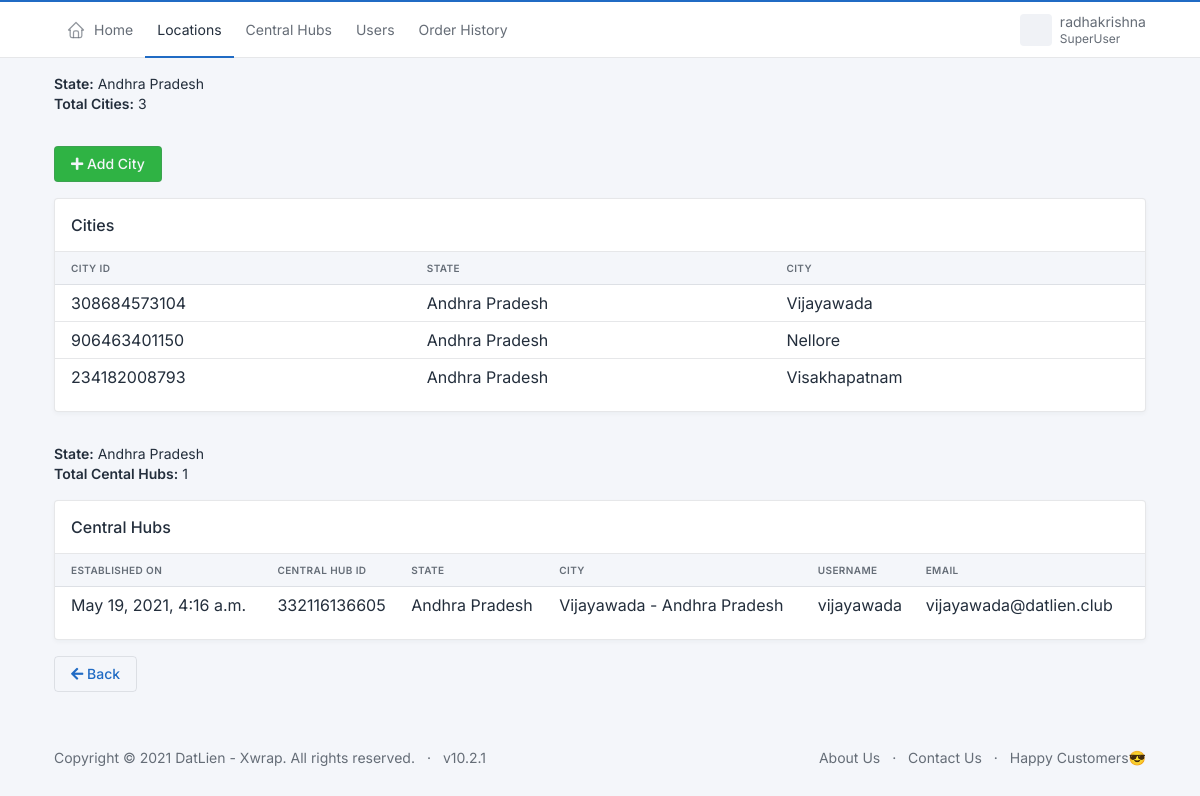
/datlien_admin/state/1 (signed in), run on the app's committed database.
### datlien/models.py (models this page shows, shortened)
class State(RandomIDModel):
    name = models.CharField(max_length=50)
    def __str__(self):
        return self.name

class City(RandomIDModel):
    state = models.ForeignKey(State,on_delete=models.CASCADE,related_name='+')
    city = models.CharField(max_length=20)
    created_on = models.DateTimeField(auto_now_add=True)
    updated_on = models.DateTimeField(auto_now=True)
    def __str__(self):
        return f"{self.city} - {self.state}"

class CentralHub(RandomIDModel):
    state = models.ForeignKey(State,on_delete=models.CASCADE,related_name='+')
    city = models.ForeignKey(City,on_delete=models.CASCADE,related_name='+')
    username = models.CharField(max_length=20)
    password = models.CharField(max_length=20)
    email = models.EmailField()
    address = models.CharField(max_length=100)
    base_fare = models.DecimalField(max_digits=9,decimal_places=2,default=0)
    created_on = models.DateTimeField(auto_now_add=True)
    updated_on = models.DateTimeField(auto_now=True)

### datlien/views.py (the view)
# urls.py: path('state/<int:id>', views.state, name="state"),
@login_required(login_url="login/")
def state(request,id):
    superuser = request.user.is_superuser
    username = request.user.get_username()
    st = State.objects.get(pk=id)
    cities = City.objects.filter(state=id)
    central_hubs = CentralHub.objects.filter(state=id)
    return render(request,"datlien/state.html",{
        "cities":cities,
        "state":st,
        'username':username,
        'superuser':superuser,
        "central_hubs":central_hubs,
    })

### datlien/templates/datlien/state.html (shortened to what this page needs)
{% extends "datlien/base.html" %}
{% block 'header' %}
<header class="navbar navbar-expand-md navbar-light d-print-none">
    <div class="container-xl">
      <div class="navbar-nav flex-row order-md-last">
        <div class="nav-item dropdown">
          <a href="#" class="nav-link d-flex lh-1 text-reset p-0" data-bs-toggle="dropdown" aria-label="Open user menu">
            <span class="avatar avatar-sm" style="background-image: url(../../../static/static/avatars/000m.jpg)"></span>
            <div class="d-none d-xl-block ps-2">
              <div>{{username}}</div>
              <div class="mt-1 small text-muted">{% if superuser %}SuperUser{% else %}Staff{% endif %}</div>
            </div>
          </a>
        </div>
      </div>
      <div class="collapse navbar-collapse" id="navbar-menu">
        <div class="d-flex flex-column flex-md-row flex-fill align-items-stretch align-items-md-center">
          <ul class="navbar-nav">
            <li class="nav-item">
                <a class="nav-link" href="{% url 'home' %}" >
                  <span class="nav-link-icon d-md-none d-lg-inline-block">
                  </span>
                  <span class="nav-link-title">
                    Home
                  </span>
                </a>
            </li>
            {% if superuser %}
              <li class="nav-item active">
                <a class="nav-link" href="{% url 'viewStates' %}">Locations</a>
              </li>
              <li class="nav-item">
                <a class="nav-link" href="{% url 'viewCentralHubs' %}">Central Hubs</a>
              </li>
              <li class="nav-item">
                <a class="nav-link" href="{% url 'users' %}">Users</a>
              </li>
              <li class="nav-item">
                <a class="nav-link" href="{% url 'orders_history' %}">Order History</a>
              </li>
            {% endif %}
          </ul>
        </div>
      </div>
    </div>
</header>
{% endblock %}
{% block 'body' %}
{% load widget_tweaks %}
<div class="container mt-3 mb-3">
    <b>State:</b> {{state.name}}
    <br>
    {% if cities %}
        <b>Total Cities:</b> {{cities.count}}
    {% endif %}
    <br>
</div>
<div class="container mt-3 mb-3">
  <a class="btn btn-success btn-md" href="{% url 'addCity' state.id %}"> <i class="fa fa-plus"></i>&nbsp;Add City</a>
</div>
<div class="container">
    <div class="col-12 mb-3">
        <div class="card">
            <div class="card-header">
                <h3 class="card-title">Cities</h3>
            </div>
            <div class="table-responsive">
                <table class="table card-table table-vcenter text-nowrap datatable">
                    <thead>
                        <tr>
                            <th>City Id</th>
                            <th>State</th>
                            <th>City</th>
                        </tr>
                    </thead>
                    <tbody>
                        {% for city in cities %}
                        <tr>
                            <td>{{city.id}}</td>
                            <td>{{city.state.name}}</td>
                            <td>{{city.city}}</td>
                        </tr>
                        {% endfor %}
                    </tbody>
                </table>
            </div>
        </div>
    </div>
</div>
<div class="container mt-3 mb-3">
    <b>State:</b> {{state.name}}
    <br>
    {% if central_hubs %}
        <b>Total Cental Hubs:</b> {{central_hubs.count}}
    {% endif %}
</div>
<div class="container">
    <div class="col-12 mb-3">
        <div class="card">
            <div class="card-header">
                <h3 class="card-title">Central Hubs</h3>
            </div>
            <div class="table-responsive">
                <table class="table card-table table-vcenter text-nowrap datatable">
                    <thead>
                        <tr>
                            <th>Established On</th>
                            <th>Central Hub Id</th>
                            <th>State</th>
                            <th>City</th>
                            <th>Username</th>
                            <th>Email</th>
                        </tr>
                    </thead>
                    <tbody>
                        {% for central_hub in central_hubs %}
                        <tr>
                            <td>{{central_hub.created_on}}</td>
                            <td>{{central_hub.id}}</td>
                            <td>{{central_hub.state}}</td>
                            <td>{{central_hub.city}}</td>
                            <td>{{central_hub.username}}</td>
                            <td>{{central_hub.email}}</td>
                        </tr>
                        {% endfor %}
                    </tbody>
                </table>
            </div>
        </div>
    </div>
</div>
<div class="container">
    <a class="btn btn-outline-primary" href="{% url 'viewStates' %}"> <i class="fa fa-arrow-left"></i>&nbsp;Back</a>
</div>
{% endblock %}

### data on the page
State: name "Andhra Pradesh"
City: id "308684573104", state.name "Andhra Pradesh", city "Vijayawada"
City: id "906463401150", state.name "Andhra Pradesh", city "Nellore"
City: id "234182008793", state.name "Andhra Pradesh", city "Visakhapatnam"
CentralHub: created_on "May 19, 2021, 4:16 a.m.", id "332116136605", state "Andhra Pradesh", city "Vijayawada - Andhra Pradesh", username "vijayawada", email "vijayawada@datlien.club"

### other printed values
{{ username }} "radhakrishna"
{{ cities.count }} "3"
{{ central_hubs.count }} "1"
